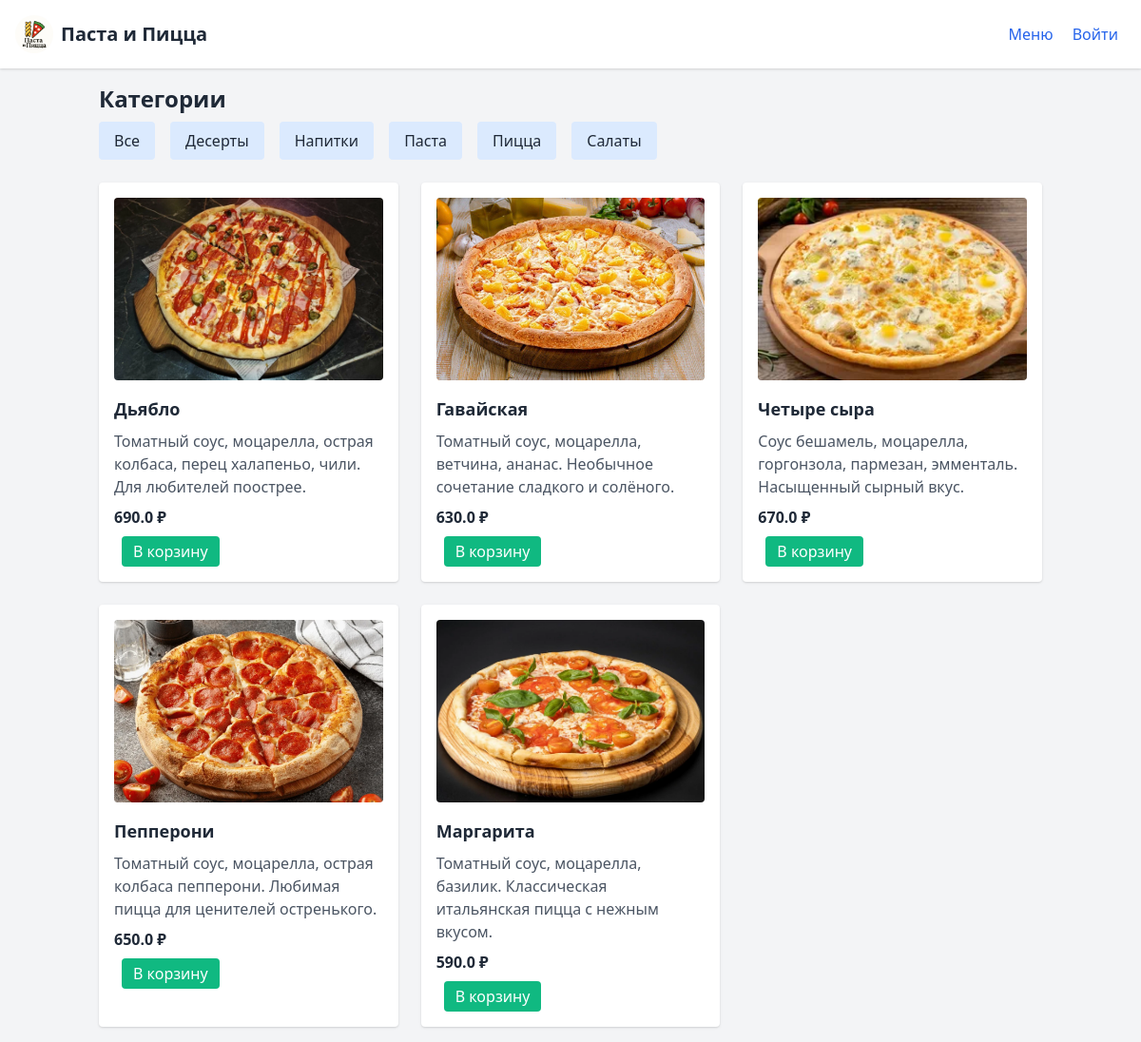
The app's page /menu?category_id=2 with its own data.
### tables this page shows
CREATE TABLE categories (
    id INTEGER PRIMARY KEY AUTOINCREMENT,
    name TEXT NOT NULL
);

CREATE TABLE dishes (
    id INTEGER PRIMARY KEY AUTOINCREMENT,
    title TEXT,
    description TEXT,
    price REAL,
    category_id INTEGER,
    image TEXT,
    is_veg INTEGER DEFAULT 0,
    is_spicy INTEGER DEFAULT 0,
    FOREIGN KEY(category_id) REFERENCES categories(id)
);

### src/app.py (the view)
@app.route("/menu")
def menu():
    category_id = request.args.get("category_id")
    if category_id:
        dishes = get_dishes(category_id=int(category_id))
    else:
        dishes = get_dishes()
    categories = get_categories()
    return render_template("menu.html", dishes=dishes, categories=categories)

### src/app.py (called while the page is built)
@app.before_request
def before_request():
    get_db()

@app.teardown_appcontext
def teardown_db(exception):
    close_db()

def get_categories():
    cats = query_db("SELECT id, name FROM categories ORDER BY name")
    return [dict(row) for row in cats]

def get_dishes(category_id=None):
    if category_id:
        dishes = query_db("SELECT * FROM dishes WHERE category_id=? ORDER BY id DESC", (category_id,))
    else:
        dishes = query_db("SELECT * FROM dishes ORDER BY id DESC")
    return [dict(row) for row in dishes]

### src/database.py (called while the page is built)
def get_db():
    if 'db' not in g:
        conn = sqlite3.connect(DB_PATH)
        conn.row_factory = sqlite3.Row
        g.db = conn
    return g.db

def query_db(query, args=(), one=False):
    cur = get_db().execute(query, args)
    rv = cur.fetchall()
    cur.close()
    return (rv[0] if rv else None) if one else rv

### src/templates/menu.html (shortened to what this page needs)
<!DOCTYPE html>
<html lang="ru">
<head>
  <link href="https://cdn.jsdelivr.net/npm/tailwindcss@2.2.19/dist/tailwind.min.css" rel="stylesheet">
</head>
<body class="bg-gray-100 text-gray-800">
  <header class="bg-white shadow p-4 flex justify-between items-center">
    <a href="/" class="flex items-center space-x-2">
      <img src="{{ url_for('static', filename='uploads/pasta_pizza.png') }}" alt="Логотип Паста и Пицца" class="h-10 w-10 rounded-full" loading="lazy" />
      <h1 class="text-xl font-bold">Паста и Пицца</h1>
    </a>
    <nav>
      <a href="/menu" class="mx-2 text-blue-600 hover:underline">Меню</a>
      {% if session.user_id %}
        <span id="userMenuButton" class="mx-2 text-gray-700 cursor-pointer relative select-none">
          {{ session.user_name }}
          <div id="userDropdown" class="hidden absolute top-full right-0 bg-white border rounded shadow p-2 z-10">
            <a href="/logout" class="block text-red-600 hover:underline">Выйти</a>
          </div>
        </span>
      {% else %}
        <a href="/login" class="mx-2 text-blue-600 hover:underline">Войти</a>
      {% endif %}
    </nav>
  </header>
  <main class="p-4 max-w-5xl mx-auto">
    <div class="mb-6">
      <h2 class="text-2xl font-bold mb-2">Категории</h2>
      <div class="flex flex-wrap gap-4">
        <a href="/menu" class="px-4 py-2 bg-blue-100 rounded hover:bg-blue-200">Все</a>
        {% for cat in categories %}
          <a href="/menu?category_id={{ cat.id }}" class="px-4 py-2 bg-blue-100 rounded hover:bg-blue-200">
            {{ cat.name }}
          </a>
        {% endfor %}
      </div>
    </div>
    <div class="grid grid-cols-1 md:grid-cols-2 lg:grid-cols-3 gap-6">
      {% for dish in dishes %}
        <div class="bg-white shadow rounded p-4">
          {% if dish.image %}
            <a href="{{ url_for('dish_detail', dish_id=dish.id) }}">
              <img src="{{ url_for('uploads', filename=dish.image) }}" alt="{{ dish.title }}" class="w-full h-48 object-cover mb-4 rounded cursor-pointer" loading="lazy">
            </a>
          {% endif %}
          <h3 class="text-lg font-bold mb-2">{{ dish.title }}</h3>
          <p class="text-gray-600 mb-2">{{ dish.description }}</p>
          <p class="font-semibold mb-2">{{ dish.price }} ₽</p>
          <div class="flex justify-between items-center">
            <form action="/cart" method="post" class="inline flex items-center space-x-2">
              <button type="submit" class="px-3 py-1 bg-green-500 text-white rounded hover:bg-green-600">В корзину</button>
            </form>
          </div>
        </div>
      {% endfor %}
    </div>
  </main>
</body>
</html>

### records on screen
categories: name "Десерты"
categories: name "Напитки"
categories: name "Паста"
categories: name "Пицца"
categories: name "Салаты"
dishes: image (picture), title "Дьябло", description "Томатный соус, моцарелла, острая колбаса, перец халапеньо, чили. Для любителей поострее.", price "690.0"
dishes: image (picture), title "Гавайская", description "Томатный соус, моцарелла, ветчина, ананас. Необычное сочетание сладкого и солёного.", price "630.0"
dishes: image (picture), title "Четыре сыра", description "Соус бешамель, моцарелла, горгонзола, пармезан, эмменталь. Насыщенный сырный вкус.", price "670.0"
dishes: image (picture), title "Пепперони", description "Томатный соус, моцарелла, острая колбаса пепперони. Любимая пицца для ценителей остренького.", price "650.0"
dishes: image (picture), title "Маргарита", description "Томатный соус, моцарелла, базилик. Классическая итальянская пицца с нежным вкусом.", price "590.0"
